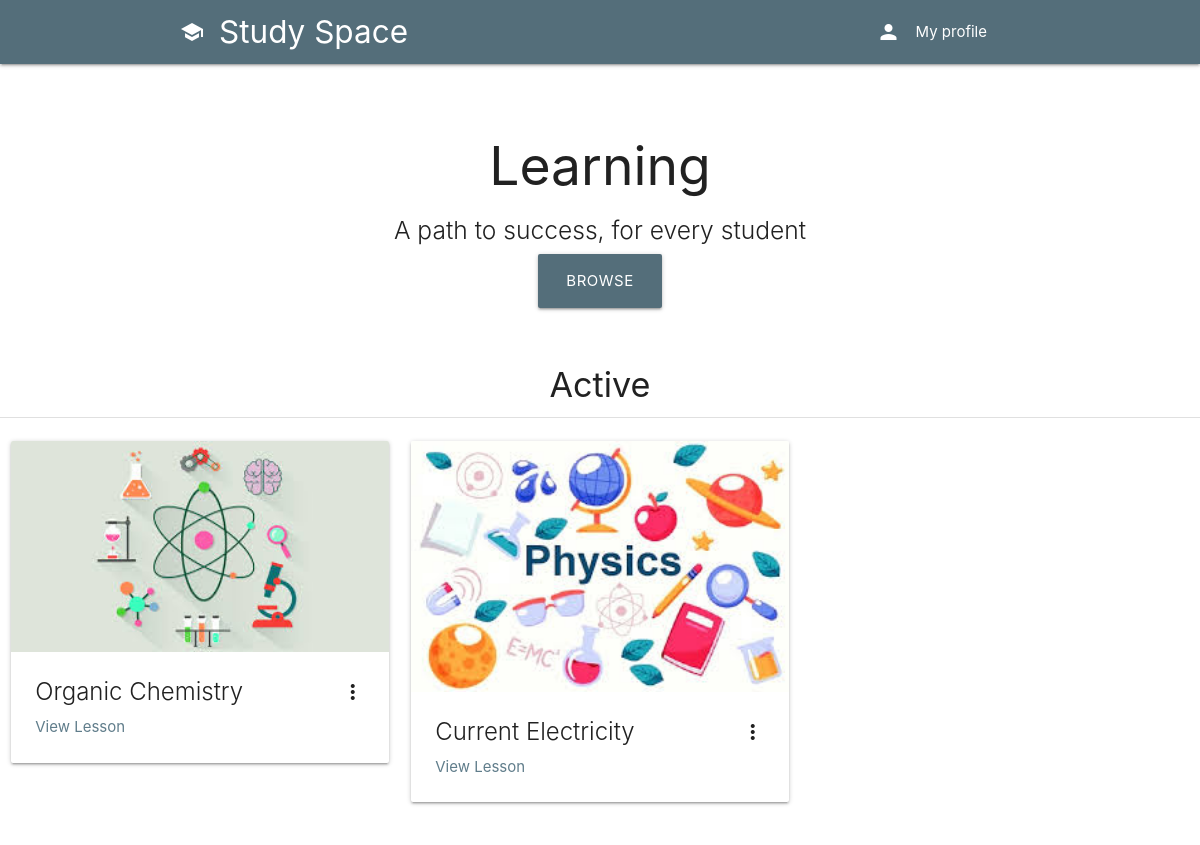
Screenshot of / (signed in) with the database file from the repository.
### classroom/models.py (models this page shows, shortened)
class Course(models.Model):
	id = models.UUIDField(primary_key=True, default=uuid.uuid4, editable=False)
	picture = models.ImageField(upload_to=user_directory_path, null=True)
	title = models.CharField(max_length=200, null=True)
	description = models.CharField(max_length=300, null=True)
	category = models.ForeignKey(Category, on_delete=models.CASCADE, null=True)
	syllabus = RichTextField()
	user = models.ForeignKey(User, on_delete=models.CASCADE, related_name='course_owner')
	enrolled = models.ManyToManyField(User)
	modules = models.ManyToManyField(Module)
	questions = models.ManyToManyField(Question)

### classroom/views.py (the view)
# urls.py: path('', index, name='index')
@login_required
def index(request):
    user = request.user
    courses = Course.objects.filter(enrolled=user)
    context = {
        'courses': courses
    }
    return render(request, 'index.html', context)

### users/views.py (called while the page is built)
def SideNavInfo(request):
	user = request.user
	nav_profile = None
	if user.is_authenticated:
		nav_profile = Profile.objects.get(user=user)
	return {'nav_profile': nav_profile}

### templates/index.html (shortened to what this page needs)
{% extends 'base.html'%}
{% load static %}
{% block content %}
<div class="section no-pad-bot" id="index-banner">
    <div class="container center">
        <br>
        <h2 class="header">Learning</h2>
        <h5 class="header col s12 light ">A path to success, for every student</h5>
    </div>
    <div class="row center">
        <a class="#546e7a blue-grey darken-1 waves-effect waves-light btn-large " href="{% url 'categories'%}">Browse</a>
    </div>
</div>
<div class="section">
	<h4 class="center-align">Active</h4>
	<div class="divider"></div>
</div>
<div class="row">
{% for course in courses %}
<div class="col s12 m4">
  <div class="card">
    <div class="card-image waves-effect waves-block waves-light">
      <img class="activator" src="{{ course.picture.url }}">
    </div>
    <div class="card-content">
      <span class="card-title activator grey-text text-darken-4">{{ course.title }}<i class="material-icons right">more_vert</i></span>
      <p><a href="{% url 'course' course.id %}" class=" #546e7a blue-grey-text">View Lesson</a></p>
    </div>
  </div>
</div>
{% endfor %}
</div>
{% endblock %}

### rows the page displays
Course: picture (picture), title "Organic Chemistry"
Course: picture (picture), title "Current Electricity"
